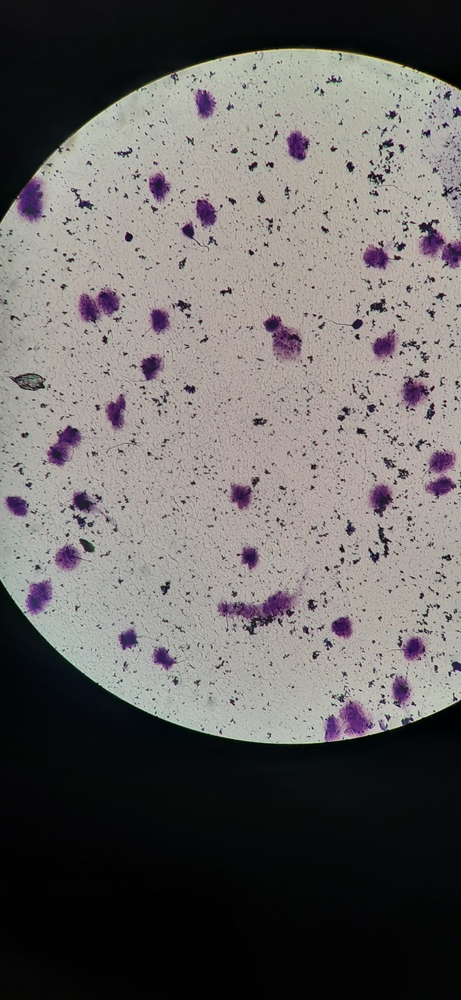
#> input picture src/experiments/images/input/sample1.jpg, 461 x 1000 px, shrunk from 1844 x 4000 before the run
$ python hue_separation.py
#> lines starting #> are read from the running program, lines starting #| are printed output that depends on the picture; after the words box and inside, x2 and y2 are one past the last pixel; in counts of white or black regions, pixels touching at a corner belong together
import cv2
import numpy as np

def nothing(x):
    pass


# Create a window
cv2.namedWindow('image')

# create trackbars for color change
cv2.createTrackbar('lowH','image',0,179,nothing)
#> slider 'lowH' is set to 35
cv2.createTrackbar('highH','image',179,179,nothing)

cv2.createTrackbar('lowS','image',0,255,nothing)
#> slider 'lowS' is set to 51
cv2.createTrackbar('highS','image',255,255,nothing)

cv2.createTrackbar('lowV','image',0,255,nothing)
#> slider 'lowV' is set to 51
cv2.createTrackbar('highV','image',255,255,nothing)
prev_frame = cv2.imread('images/input/sample1.jpg')
#> prev_frame is the input picture: shape (1000, 461, 3); mean B, G, R 99.8, 101, 104.6
i = 0
while(True):

    frame = prev_frame
    # get current positions of the trackbars
    ilowH = cv2.getTrackbarPos('lowH', 'image')
    ihighH = cv2.getTrackbarPos('highH', 'image')
    ilowS = cv2.getTrackbarPos('lowS', 'image')
    ihighS = cv2.getTrackbarPos('highS', 'image')
    ilowV = cv2.getTrackbarPos('lowV', 'image')
    ihighV = cv2.getTrackbarPos('highV', 'image')

    # [9 lines of commented-out code are left out]
    hsv = cv2.cvtColor(frame, cv2.COLOR_BGR2HSV)
#> hsv: shape (1000, 461, 3); mean H, S, V 51.3, 40, 106.7
    lower_hsv = np.array([ilowH, ilowS, ilowV])
    higher_hsv = np.array([ihighH, ihighS, ihighV])
    # Apply the cv2.inrange method to create a mask
    mask = cv2.inRange(hsv, lower_hsv, higher_hsv)
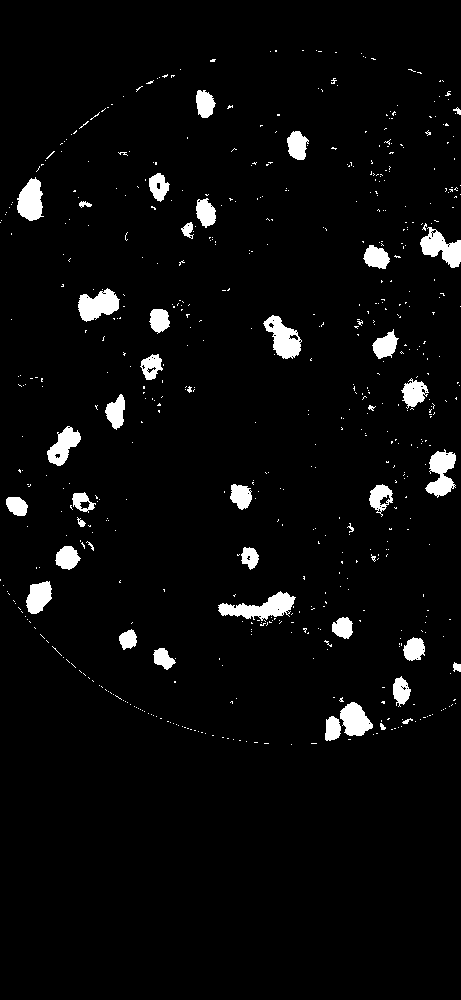
#> mask: shape (1000, 461); 3.9% white; 610 white regions (568 under 20 px), largest, box (x1, y1, x2, y2) and area: (218, 591, 296, 621) 1094, (263, 315, 302, 359) 906, (78, 288, 120, 322) 892
    # Apply the mask on the image to extract the original color
    frame = cv2.bitwise_and(frame, frame, mask=mask)
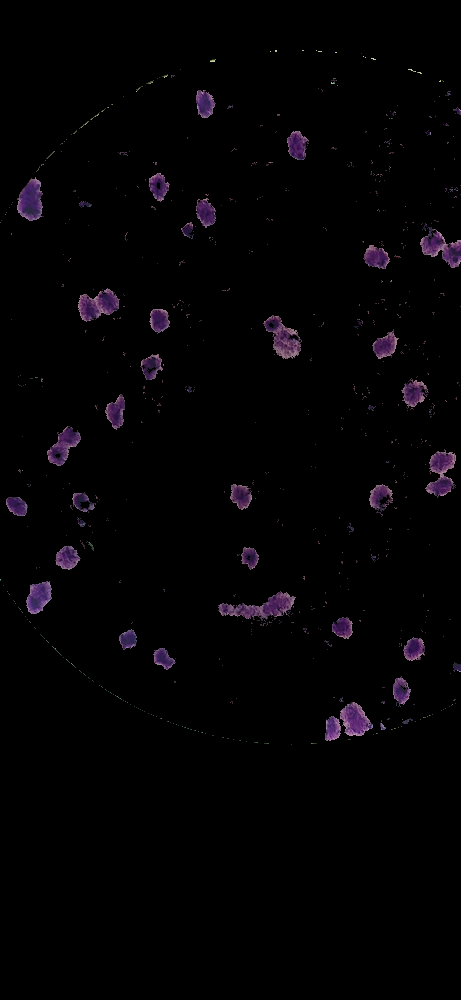
#> frame: shape (1000, 461, 3); mean B, G, R 3.7, 2.2, 3.4
    cv2.imshow('image', frame)
    # Press q to exit
    if cv2.waitKey(1) & 0xFF == ord('q'):
#> (key q is pressed here)
        break
    i+=1

cv2.destroyAllWindows()

$ run again, with src/experiments/images/input/sample2.jpg copied over src/experiments/images/input/sample1.jpg
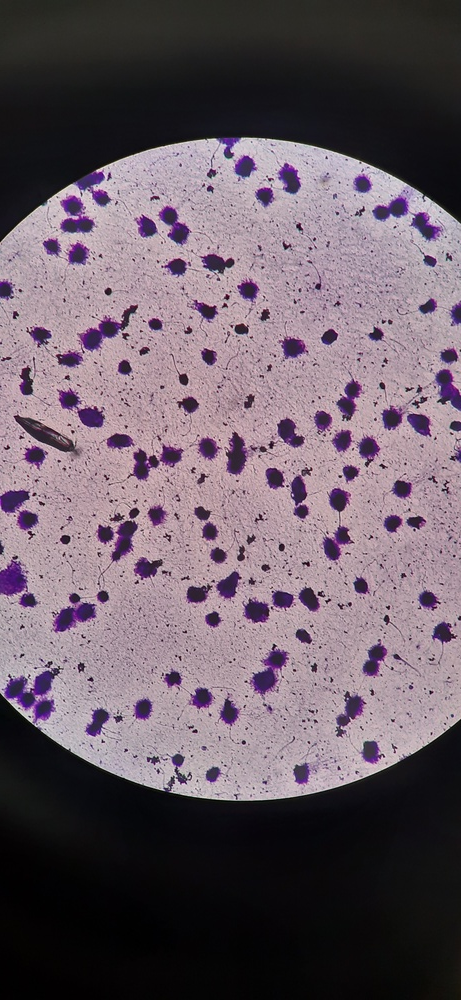
#> input picture src/experiments/images/input/sample2.jpg, 461 x 1000 px, shrunk from 1844 x 4000 before the run
#> prev_frame is the input picture: shape (1000, 461, 3); mean B, G, R 102.8, 92.9, 106.9
#> hsv: shape (1000, 461, 3); mean H, S, V 130.9, 49.6, 109.1
#> `mask = cv2.inRange(hsv, lower_hsv, higher_hsv)`:
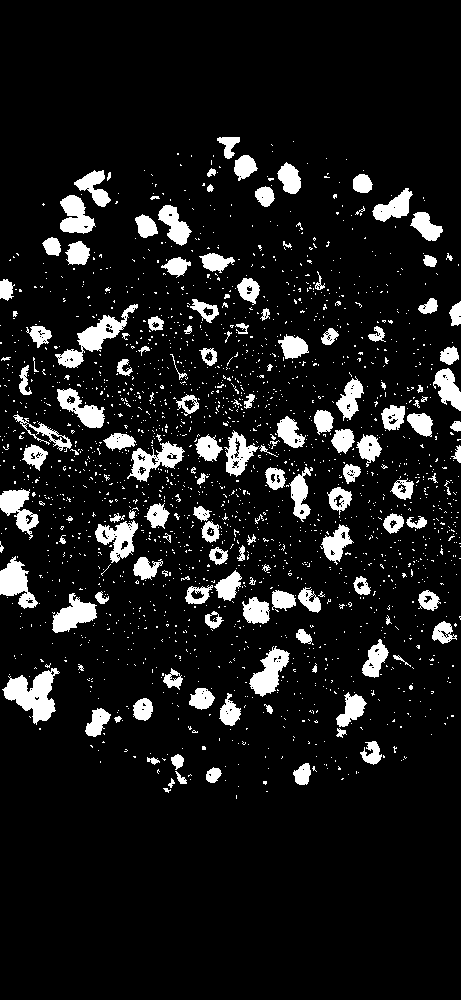
#> mask: shape (1000, 461); 9.7% white; 1979 white regions (1829 under 20 px), largest, box (x1, y1, x2, y2) and area: (2, 668, 60, 725) 1600, (55, 304, 138, 368) 1349, (249, 646, 290, 697) 1014
#> `frame = cv2.bitwise_and(frame, frame, mask=mask)`:
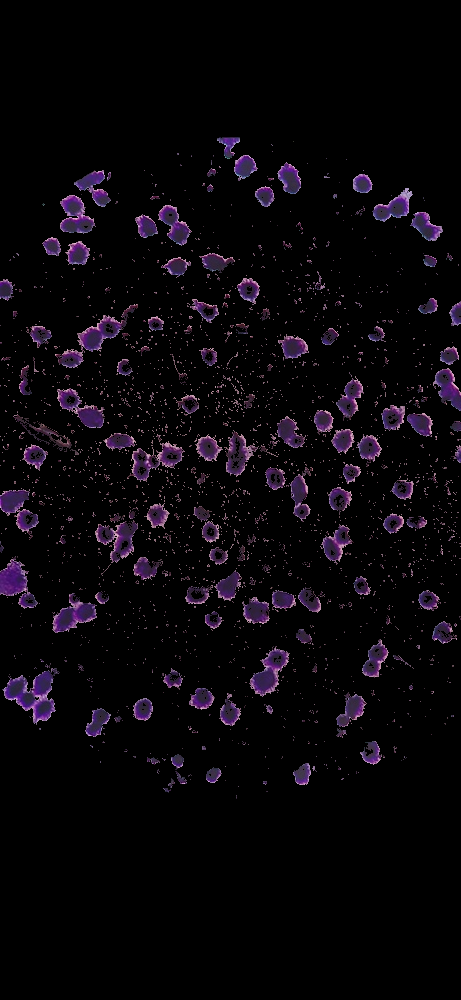
#> frame: shape (1000, 461, 3); mean B, G, R 9.9, 5.8, 8.9
